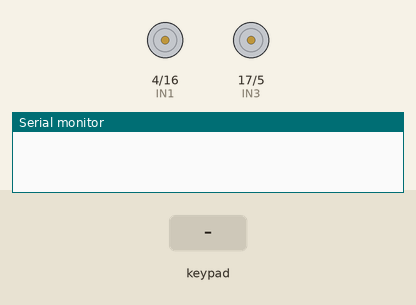
A sketch run on a simulated ESP32. Parts: motor-driver pin pairs drawn as motors (green arrow = first pin HIGH = forward, orange = second pin HIGH = backward, longer = more drive, scaled by the enable pin), the last lines printed to the serial monitor. The inputs (shaded band) are chosen by the test bench.

Above: at 1.2 s.
1.3 s: key 'U' pressed
At 1.5 s:
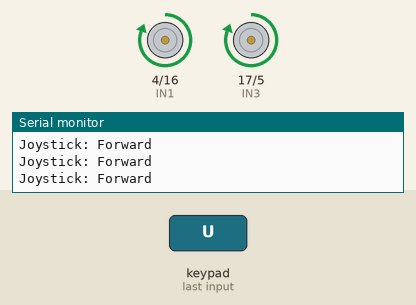
3.2 s: key 'D' pressed
At 3.4 s:
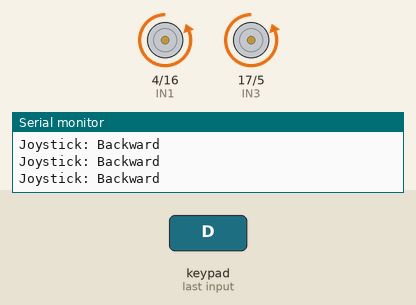
5.1 s: key 'L' pressed
At 5.3 s:
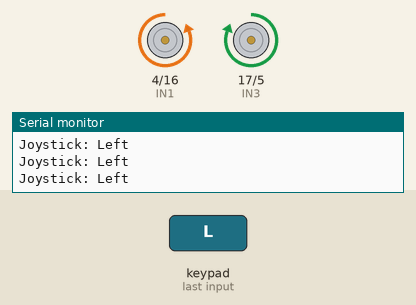
7.0 s: key 'R' pressed
At 7.2 s:
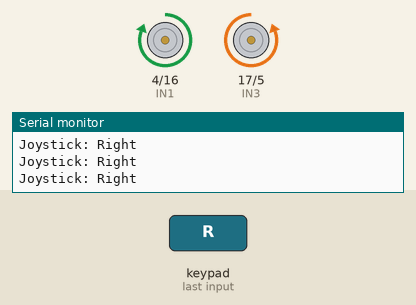
Timing chart, 0 to 9.9 s (numbered marks = the images above; inputs shaded):
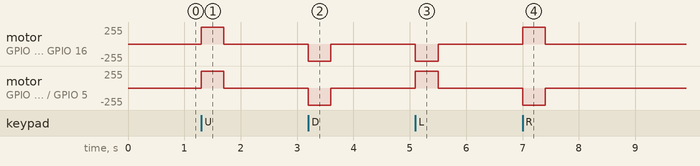

Measured:
- after the input at 1.3 s, motor on GPIO 4 (IN1) / GPIO 16 (IN2), motor on GPIO 17 (IN3) / GPIO 5 (IN4): stopped → forward 255/255 at once, → stopped 0.40 s later
- after the input at 3.2 s, motor on GPIO 4 (IN1) / GPIO 16 (IN2), motor on GPIO 17 (IN3) / GPIO 5 (IN4): stopped → backward 255/255 at once, → stopped 0.40 s later
- after the input at 5.1 s, motor on GPIO 4 (IN1) / GPIO 16 (IN2): stopped → backward 255/255 at once, → stopped 0.40 s later; motor on GPIO 17 (IN3) / GPIO 5 (IN4): stopped → forward 255/255 at once, → stopped 0.40 s later
- after the input at 7.0 s, motor on GPIO 4 (IN1) / GPIO 16 (IN2): stopped → forward 255/255 at once, → stopped 0.40 s later; motor on GPIO 17 (IN3) / GPIO 5 (IN4): stopped → backward 255/255 at once, → stopped 0.40 s later

The sketch:

Lab_2.ino
```cpp
#define CUSTOM_SETTINGS
#define INCLUDE_GAMEPAD_MODULE
#include <DabbleESP32.h>

// L298N Speed Control Pins (PWM)
const int ENA = 22; // Left Motor Speed
const int ENB = 23; // Right Motor Speed

// L298N Direction Control Pins
const int IN1 = 4;  // Left Motor Direction 1
const int IN2 = 16; // Left Motor Direction 2
const int IN3 = 17; // Right Motor Direction 1
const int IN4 = 5;  // Right Motor Direction 2

void setup() {
  Serial.begin(115200);

  // Configure direction pins
  pinMode(IN1, OUTPUT);
  pinMode(IN2, OUTPUT);
  pinMode(IN3, OUTPUT);
  pinMode(IN4, OUTPUT);

  // Configure speed control pins
  pinMode(ENA, OUTPUT);
  pinMode(ENB, OUTPUT);

  // Ensure motors are off at start
  stopMotors();

  // Initialize Dabble BLE
  Dabble.begin("ESP32_Robot");
}

void loop() {
  // Process incoming BLE data from Dabble
  Dabble.processInput();

  // Read Joystick Analog values (-7 to 7)
  int xAxis = GamePad.getx_axis();
  int yAxis = GamePad.gety_axis();

  // =======================================================
  // 1. ANALOG JOYSTICK MODE (Active when joystick is moved)
  // =======================================================
  if (xAxis != 0 || yAxis != 0) {
    // Map joystick distance (1 to 7) to PWM speed (100 to 255)
    int motorSpeed = map(max(abs(xAxis), abs(yAxis)), 1, 7, 100, 255);

    if (yAxis > 1) {
      moveForward(motorSpeed);
      Serial.println("Joystick: Forward");
    }
    else if (yAxis < -1) {
      moveBackward(motorSpeed);
      Serial.println("Joystick: Backward");
    }
    else if (xAxis < -1) {
      turnLeft(motorSpeed);
      Serial.println("Joystick: Left");
    }
    else if (xAxis > 1) {
      turnRight(motorSpeed);
      Serial.println("Joystick: Right");
    }
  }
  // =======================================================
  // 2. DIGITAL D-PAD MODE (Active when arrow buttons pressed)
  // =======================================================
  else if (GamePad.isUpPressed()) {
    moveForward(255); // Full speed
    Serial.println("D-Pad: UP");
  }
  else if (GamePad.isDownPressed()) {
    moveBackward(255);
    Serial.println("D-Pad: DOWN");
  }
  else if (GamePad.isLeftPressed()) {
    turnLeft(255);
    Serial.println("D-Pad: LEFT");
  }
  else if (GamePad.isRightPressed()) {
    turnRight(255);
    Serial.println("D-Pad: RIGHT");
  }
  // =======================================================
  // 3. STOP MOTORS (No input detected)
  // =======================================================
  else {
    stopMotors();
  }
}

// --- Movement & Speed Helper Functions ---

void moveForward(int speed) {
  analogWrite(ENA, speed);
  analogWrite(ENB, speed);
  digitalWrite(IN1, HIGH);
  digitalWrite(IN2, LOW);
  digitalWrite(IN3, HIGH);
  digitalWrite(IN4, LOW);
}

void moveBackward(int speed) {
  analogWrite(ENA, speed);
  analogWrite(ENB, speed);
  digitalWrite(IN1, LOW);
  digitalWrite(IN2, HIGH);
  digitalWrite(IN3, LOW);
  digitalWrite(IN4, HIGH);
}

void turnLeft(int speed) {
  analogWrite(ENA, speed);
  analogWrite(ENB, speed);
  digitalWrite(IN1, LOW);
  digitalWrite(IN2, HIGH); // Left motor reverses
  digitalWrite(IN3, HIGH); // Right motor moves forward
  digitalWrite(IN4, LOW);
}

void turnRight(int speed) {
  analogWrite(ENA, speed);
  analogWrite(ENB, speed);
  digitalWrite(IN1, HIGH); // Left motor moves forward
  digitalWrite(IN2, LOW);
  digitalWrite(IN3, LOW);  // Right motor reverses
  digitalWrite(IN4, HIGH);
}

void stopMotors() {
  analogWrite(ENA, 0);
  analogWrite(ENB, 0);
  digitalWrite(IN1, LOW);
  digitalWrite(IN2, LOW);
  digitalWrite(IN3, LOW);
  digitalWrite(IN4, LOW);
}
```
